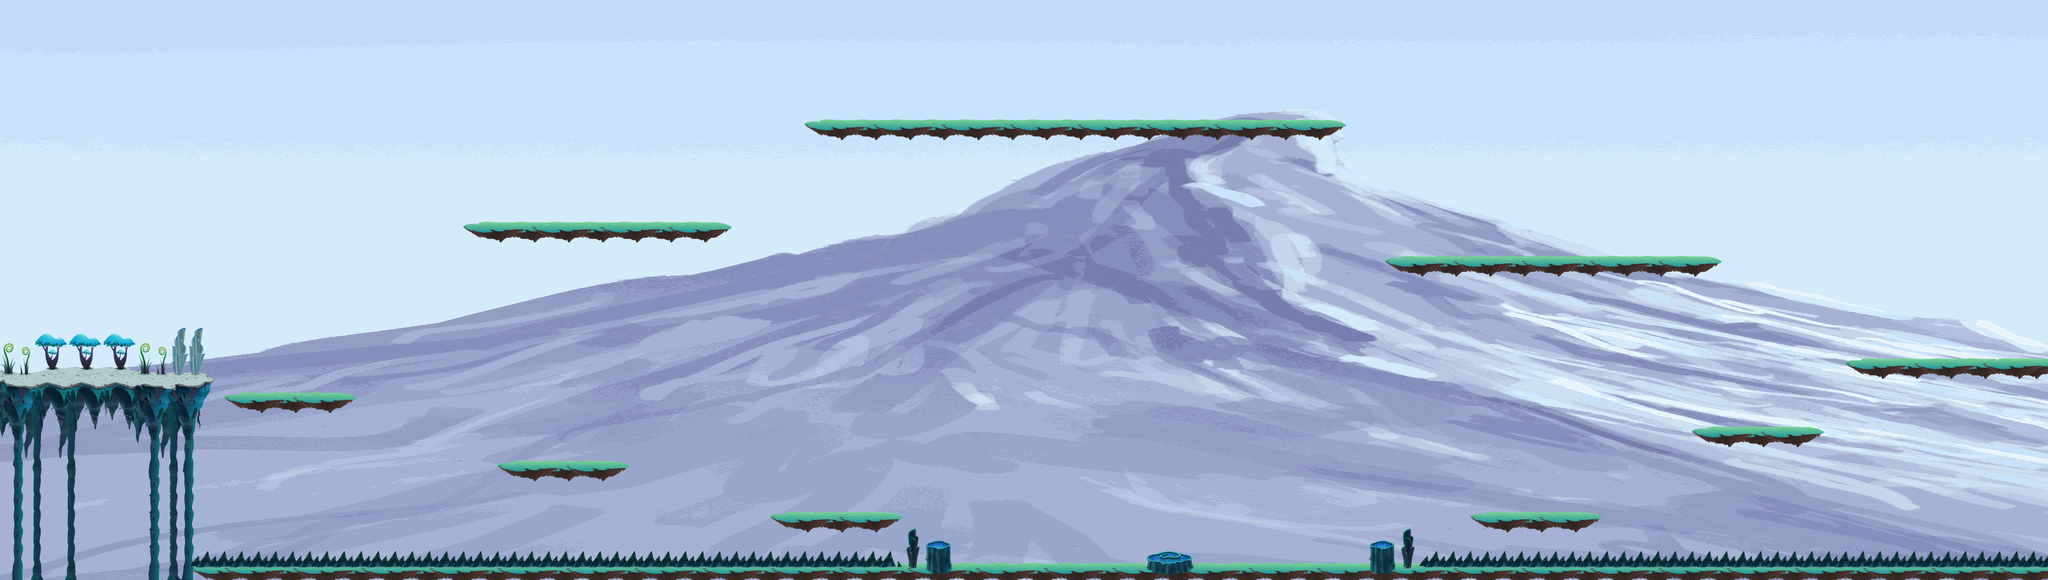

A 2D game scene composited from a Tiled map and its tileset images. What follows is a short description and the map's XML, with each tile layer's data collapsed to a summary:
An orthogonal 120x34 tile map with 32x32 px tiles, 4 tile layers (Spike, Foreground, Objekte 2, Objekte), 1 image layer and 81 objects (54x CoinEntity, 13x Ground, 8x EnemyEntity, 3x SpikeEntity, mainPlayer, ...).

<map version="1.0" orientation="orthogonal" renderorder="left-up" width="120" height="34" tilewidth="32" tileheight="32" nextobjectid="452">
 <tileset firstgid="1" name="glitch" tilewidth="32" tileheight="32">
  <image source="../img/map/glitch.png" width="1024" height="672" />
 </tileset>
 <imagelayer name="Parallax_layer1">
  <image source="../img/background/snow.png" />
 </imagelayer>
 <layer name="Spike" width="120" height="34">
  <data>[4080 cells, 296 non-empty, 8 distinct tile ids]</data>
 </layer>
 <layer name="Foreground" width="120" height="34">
  <data>[4080 cells, 549 non-empty, 127 distinct tile ids]</data>
 </layer>
 <layer name="Objekte 2" width="120" height="34">
  <data>[4080 cells, 152 non-empty, 4 distinct tile ids]</data>
 </layer>
 <layer name="Objekte" width="120" height="34">
  <data>[4080 cells, 214 non-empty, 32 distinct tile ids]</data>
 </layer>
 <objectgroup name="Object">
  <properties>
   <property name="duration" value="300" />
   <property name="fade" value="#300000" />
  </properties>
  <!-- 60 objects omitted --></objectgroup>
 <objectgroup name="EnemyEntities">
  <!-- 8 objects omitted --></objectgroup>
 <objectgroup name="collision">
  <!-- 13 objects omitted --></objectgroup>
</map>
<!-- 81 of 81 objects omitted -->
